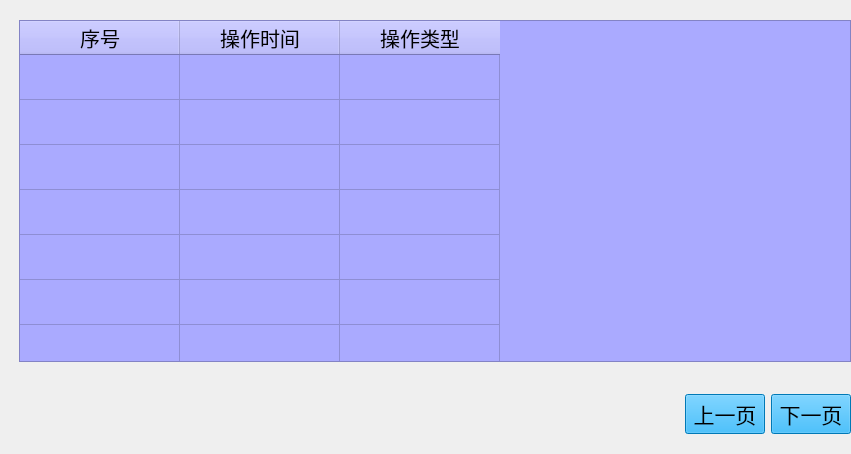
<?xml version="1.0" encoding="UTF-8"?>
<ui version="4.0">
 <class>OperateRecordInformation</class>
 <widget class="QWidget" name="OperateRecordInformation">
  <property name="geometry">
   <rect>
    <x>0</x>
    <y>0</y>
    <width>851</width>
    <height>454</height>
   </rect>
  </property>
  <property name="windowTitle">
   <string>Form</string>
  </property>
  <layout class="QHBoxLayout" name="horizontalLayout_2">
   <property name="sizeConstraint">
    <enum>QLayout::SetMinAndMaxSize</enum>
   </property>
   <property name="leftMargin">
    <number>19</number>
   </property>
   <property name="topMargin">
    <number>20</number>
   </property>
   <property name="rightMargin">
    <number>0</number>
   </property>
   <property name="bottomMargin">
    <number>20</number>
   </property>
   <item>
    <layout class="QVBoxLayout" name="verticalLayout" stretch="13,1,1">
     <property name="sizeConstraint">
      <enum>QLayout::SetMinAndMaxSize</enum>
     </property>
     <item>
      <widget class="QTableWidget" name="tableWidget">
       <property name="font">
        <font>
         <pointsize>15</pointsize>
        </font>
       </property>
       <property name="styleSheet">
        <string notr="true">background-color: rgb(170, 170, 255);
color: rgb(0, 0, 0);</string>
       </property>
       <property name="lineWidth">
        <number>1</number>
       </property>
       <property name="midLineWidth">
        <number>0</number>
       </property>
       <property name="verticalScrollBarPolicy">
        <enum>Qt::ScrollBarAlwaysOff</enum>
       </property>
       <property name="horizontalScrollBarPolicy">
        <enum>Qt::ScrollBarAlwaysOff</enum>
       </property>
       <property name="editTriggers">
        <set>QAbstractItemView::NoEditTriggers</set>
       </property>
       <property name="tabKeyNavigation">
        <bool>true</bool>
       </property>
       <property name="selectionMode">
        <enum>QAbstractItemView::NoSelection</enum>
       </property>
       <property name="cornerButtonEnabled">
        <bool>true</bool>
       </property>
       <attribute name="horizontalHeaderVisible">
        <bool>true</bool>
       </attribute>
       <attribute name="horizontalHeaderCascadingSectionResizes">
        <bool>true</bool>
       </attribute>
       <attribute name="horizontalHeaderDefaultSectionSize">
        <number>160</number>
       </attribute>
       <attribute name="horizontalHeaderHighlightSections">
        <bool>true</bool>
       </attribute>
       <attribute name="verticalHeaderVisible">
        <bool>false</bool>
       </attribute>
       <attribute name="verticalHeaderDefaultSectionSize">
        <number>45</number>
       </attribute>
       <attribute name="verticalHeaderHighlightSections">
        <bool>true</bool>
       </attribute>
       <attribute name="verticalHeaderMinimumSectionSize">
        <number>20</number>
       </attribute>
       <row>
        <property name="text">
         <string/>
        </property>
       </row>
       <row>
        <property name="text">
         <string/>
        </property>
       </row>
       <row>
        <property name="text">
         <string/>
        </property>
       </row>
       <row>
        <property name="text">
         <string/>
        </property>
       </row>
       <row>
        <property name="text">
         <string/>
        </property>
       </row>
       <row>
        <property name="text">
         <string/>
        </property>
       </row>
       <row>
        <property name="text">
         <string/>
        </property>
       </row>
       <row>
        <property name="text">
         <string/>
        </property>
       </row>
       <column>
        <property name="text">
         <string>序号</string>
        </property>
        <property name="font">
         <font>
          <pointsize>15</pointsize>
         </font>
        </property>
        <property name="textAlignment">
         <set>AlignCenter</set>
        </property>
        <property name="background">
         <color>
          <red>170</red>
          <green>170</green>
          <blue>255</blue>
         </color>
        </property>
       </column>
       <column>
        <property name="text">
         <string>操作时间</string>
        </property>
        <property name="font">
         <font>
          <family>Abyssinica SIL</family>
          <pointsize>15</pointsize>
         </font>
        </property>
        <property name="textAlignment">
         <set>AlignCenter</set>
        </property>
        <property name="background">
         <color>
          <red>170</red>
          <green>170</green>
          <blue>255</blue>
         </color>
        </property>
       </column>
       <column>
        <property name="text">
         <string>操作类型</string>
        </property>
        <property name="font">
         <font>
          <family>Abyssinica SIL</family>
          <pointsize>15</pointsize>
         </font>
        </property>
        <property name="textAlignment">
         <set>AlignCenter</set>
        </property>
        <property name="background">
         <color>
          <red>170</red>
          <green>170</green>
          <blue>255</blue>
         </color>
        </property>
       </column>
       <item row="0" column="0">
        <property name="text">
         <string/>
        </property>
        <property name="flags">
         <set>NoItemFlags</set>
        </property>
       </item>
       <item row="1" column="0">
        <property name="text">
         <string/>
        </property>
        <property name="flags">
         <set>NoItemFlags</set>
        </property>
       </item>
       <item row="2" column="0">
        <property name="text">
         <string/>
        </property>
        <property name="flags">
         <set>NoItemFlags</set>
        </property>
       </item>
      </widget>
     </item>
     <item>
      <spacer name="verticalSpacer">
       <property name="orientation">
        <enum>Qt::Vertical</enum>
       </property>
       <property name="sizeHint" stdset="0">
        <size>
         <width>20</width>
         <height>13</height>
        </size>
       </property>
      </spacer>
     </item>
     <item>
      <layout class="QHBoxLayout" name="horizontalLayout" stretch="6,3,1,1">
       <property name="sizeConstraint">
        <enum>QLayout::SetMinAndMaxSize</enum>
       </property>
       <item>
        <widget class="QLabel" name="labelInfoShow">
         <property name="font">
          <font>
           <pointsize>16</pointsize>
          </font>
         </property>
         <property name="styleSheet">
          <string notr="true">border-image: \*url();
color: rgb(255, 255, 255);</string>
         </property>
         <property name="text">
          <string/>
         </property>
        </widget>
       </item>
       <item>
        <spacer name="horizontalSpacer">
         <property name="orientation">
          <enum>Qt::Horizontal</enum>
         </property>
         <property name="sizeHint" stdset="0">
          <size>
           <width>208</width>
           <height>20</height>
          </size>
         </property>
        </spacer>
       </item>
       <item>
        <widget class="QPushButton" name="pushButtonUp">
         <property name="focusPolicy">
          <enum>Qt::NoFocus</enum>
         </property>
         <property name="styleSheet">
          <string notr="true">QPushButton { background-color: rgb(0, 170, 255); color: rgb(0, 0, 0); } 
QPushButton:hover:pressed{ background-color: rgb(0,0,127); color:rgb(255, 255, 255);} 
QPushButton:hover:!pressed{ background-color: rgb(0, 170, 255); color: rgb(0, 0, 0); }
QPushButton {font: 16pt ; } </string>
         </property>
         <property name="text">
          <string>上一页</string>
         </property>
        </widget>
       </item>
       <item>
        <widget class="QPushButton" name="pushButtonNext">
         <property name="focusPolicy">
          <enum>Qt::NoFocus</enum>
         </property>
         <property name="styleSheet">
          <string notr="true">QPushButton { background-color: rgb(0, 170, 255); color: rgb(0, 0, 0); } 
QPushButton:hover:pressed{ background-color: rgb(0,0,127); color:rgb(255, 255, 255);} 
QPushButton:hover:!pressed{ background-color: rgb(0, 170, 255); color: rgb(0, 0, 0); }
QPushButton {font: 16pt ; } </string>
         </property>
         <property name="text">
          <string>下一页</string>
         </property>
        </widget>
       </item>
      </layout>
     </item>
    </layout>
   </item>
  </layout>
 </widget>
 <resources/>
 <connections/>
</ui>
